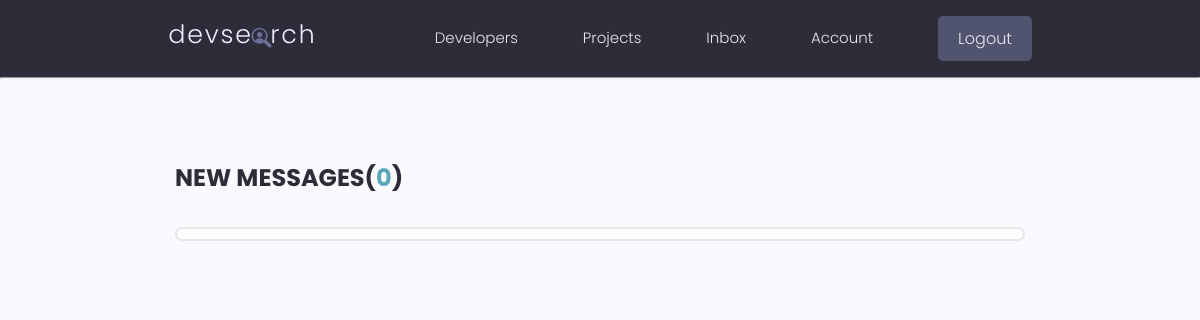
The page /inbox/ (signed in) on the database as committed earlier.
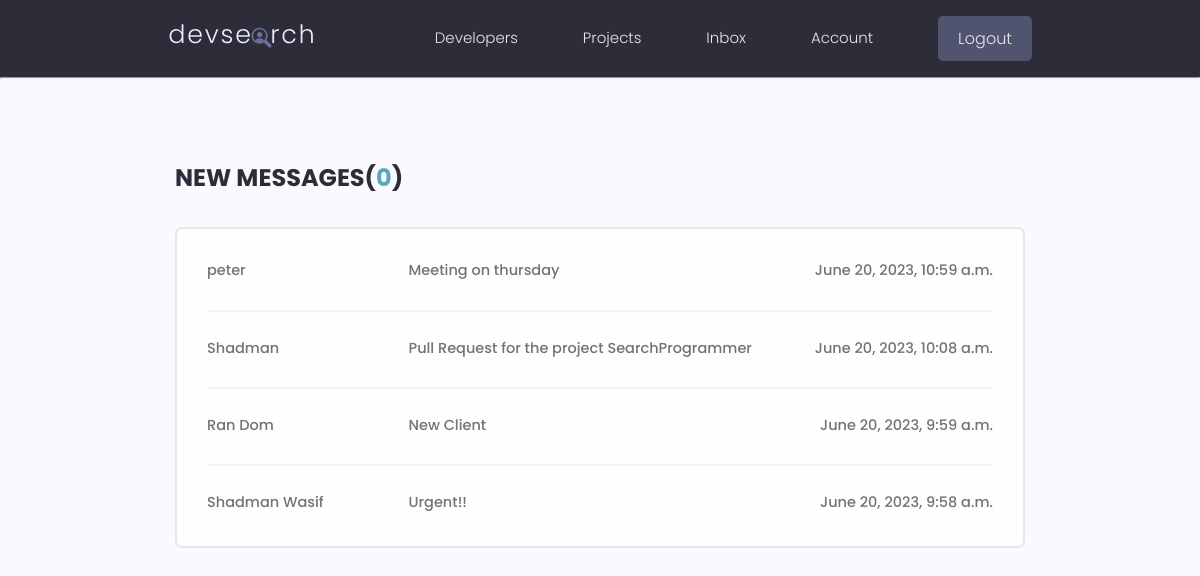
The same page on the database as committed later.
### users/models.py (models this page shows, shortened)
class Message(models.Model):
    sender = models.ForeignKey(Profile, on_delete=models.SET_NULL, null=True, blank=True)
    recipient = models.ForeignKey(Profile, on_delete=models.SET_NULL, null=True, blank=True, related_name='messages')
    name = models.CharField(max_length=200, null=True, blank=True)
    email = models.EmailField(max_length=200, null=True, blank=True)
    subject = models.CharField(max_length=200, null=True, blank=True)
    body = models.TextField()
    is_read = models.BooleanField(default=False, null=True)
    created = models.DateTimeField(auto_now_add=True)
    id = models.UUIDField(default=uuid.uuid4, unique=True, primary_key=True, editable=False)
    class Meta:
        ordering = ["is_read", "-created"]

### users/views.py (the view)
# urls.py: path('inbox/', views.inbox, name = "inbox"),
@login_required(login_url="login")
def inbox(request):
    profile = request.user.profile
    messageRequests = profile.messages.all()
    unreadCount = messageRequests.filter(is_read=False).count()
    context = {'messageRequests': messageRequests, 'unreadCount': unreadCount}
    return render(request, 'users/inbox.html', context)

### users/templates/users/inbox.html
{% extends 'main.html' %}
{% load static %}
{% block content %}
  <main class="inbox my-xl">
    <div class="content-box">
      <h3 class="inbox__title">New Messages(<span>{{unreadCount}}</span>)</h3>
      <ul class="messages">
        {% for message in messageRequests %}
        {% if message.is_read %}
        <li class="message">
        {% else %}
        <li class="message message--unread">
        {% endif %}
          <a href="{% url 'message' message.id %}">
            <span class="message__author">{{message.name}}</span>
            <span class="message__subject">{{message.subject}}</span>
            <span class="message__date">{{message.created}}</span>
          </a>
        </li>
        {% endfor %}
      </ul>
    </div>
  </main>
{% endblock %}

Rows that differ between the two databases and show on the page:
added Message: name "peter", subject "Meeting on thursday", created "June 20, 2023, 10:59 a.m."
added Message: name "Shadman", subject "Pull Request for the project SearchProgrammer", created "June 20, 2023, 10:08 a.m."
added Message: name "Ran Dom", subject "New Client", created "June 20, 2023, 9:59 a.m."
added Message: name "Shadman Wasif", subject "Urgent!!", created "June 20, 2023, 9:58 a.m."
